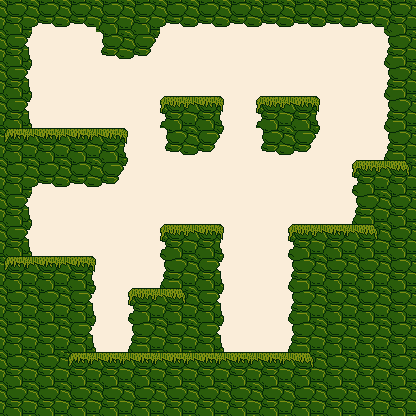

Tiled map render using the project's own tile images. Description and the map definition, with tile-layer contents summarised, below:
An orthogonal 13x13 tile map with 32x32 px tiles, 3 tile layers (sky, back, ground) and 2 objects (action, char).

<map version="1.0" orientation="orthogonal" renderorder="right-down" width="13" height="13" tilewidth="32" tileheight="32" nextobjectid="20">
 <tileset firstgid="1" name="green" tilewidth="32" tileheight="32">
  <image source="../../src/img/green.png" width="256" height="256" />
  <terraintypes>
   <terrain name="gnd" tile="-1" />
  </terraintypes>
  <tile id="1" terrain="0,0,0,0" />
  <tile id="2" terrain=",,0,0" />
  <tile id="3" terrain=",,0," />
  <tile id="4" terrain=",,,0" />
  <tile id="5" terrain=",0,,0" />
  <tile id="6" terrain=",0,0,0" />
  <tile id="7" terrain="0,,0," />
  <tile id="8" terrain="0,,0,0" />
  <tile id="9" terrain="0,0,," />
  <tile id="11" terrain=",0,," />
  <tile id="12" terrain="0,,," />
  <tile id="16" terrain="0,0,0," />
  <tile id="17" terrain="0,0,,0" />
  <tile id="18">
   <objectgroup draworder="index" />
  </tile>
  <tile id="29">
   <animation>
    <frame tileid="29" duration="150" />
    <frame tileid="30" duration="150" />
    <frame tileid="31" duration="150" />
    <frame tileid="32" duration="150" />
   </animation>
  </tile>
 </tileset>
 <layer name="sky" width="13" height="13">
  <data>[169 cells, 169 non-empty, 1 distinct tile ids]</data>
 </layer>
 <layer name="back" width="13" height="13">
  <data>[169 cells, 6 non-empty, 3 distinct tile ids]</data>
 </layer>
 <layer name="ground" width="13" height="13">
  <properties>
   <property name="collidable" value="true" />
  </properties>
  <data>[169 cells, 99 non-empty, 11 distinct tile ids]</data>
 </layer>
 <objectgroup name="objects">
  <properties>
   <property name="collidable" value="true" />
  </properties>
  <object id="7" name="finish" type="action" gid="19" x="64" y="96" width="32" height="32" />
  <object id="19" name="shaman" type="char" x="32" y="224" width="32" height="32" />
 </objectgroup>
</map>
